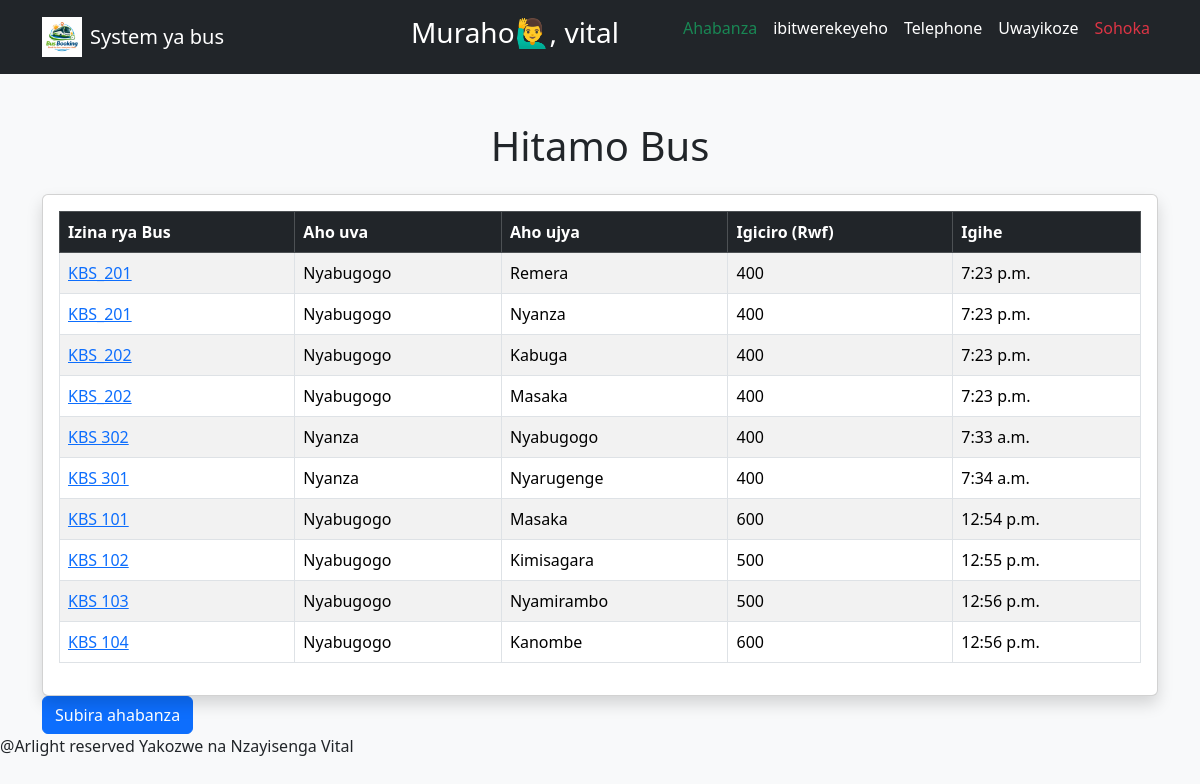
The app's page /getbus/ (signed in) with its own data.
### mybus/models.py (models this page shows, shortened)
class Location(models.Model):
    busname = models.CharField(max_length=100)
    from_location = models.CharField(max_length=100)
    to_location = models.CharField(max_length=100)
    price = models.IntegerField()
    time = models.TimeField()

### mybus/views.py (the view)
# urls.py: path('getbus/', views.getbus, name='getbus'),
def getbus(request):
    your_bus = Location.objects.all()
    return render(request, 'mybus/getBus.html', {'buses':your_bus})

### mybus/templates/mybus/getBus.html (shortened to what this page needs)
{%load static%}
<!DOCTYPE html>
<html lang="en">
<head>
    <link href="https://cdn.jsdelivr.net/npm/bootstrap@5.3.8/dist/css/bootstrap.min.css" rel="stylesheet">
    <link rel="stylesheet" href="{% static 'css/style.css' %}">
</head>
<body class="bg-light">
    <nav class="navbar navbar-expand-lg navbar-dark bg-dark">
        <div class="container">
            <a class="navbar-brand d-flex align-items-center" href="#">
                <img src="{% static 'images/logo.png' %}" width="40" height="40" class="me-2">
                System ya bus
            </a>
            <div class="collapse navbar-collapse" id="navbarNav">
                <ul class="navbar-nav ms-auto">
                    {% if user.is_authenticated %}
                    <li class="nav-item d-flex align-items-center me-5">
                        <span class="nav-link disabled">
                            <h3 style="color: white;">Muraho🙋‍♂️, {{ user.username }}</h3>
                        </span>
                    </li>
                    <li class="nav-item">
                        <a href="{% url 'home'%}" class="nav-link text-success">Ahabanza</a>
                    </li>
                    <li class="nav-item">
                        <a class="nav-link text-white" href="{% url 'about'%}">ibitwerekeyeho</a>
                    </li>
                    <li class="nav-item">
                        <a class="nav-link text-white" href="{% url 'contact'%}">Telephone</a>
                    </li>
                    <li class="nav-item">
                        <a class="nav-link text-white" href="{% url 'designer'%}">Uwayikoze</a>
                    </li>
                    <li class="nav-item">
                        <a class="nav-link text-danger" href="{% url 'logout' %}">Sohoka</a>
                    </li>
                    {% endif %}
                </ul>
            </div>
        </div>
    </nav>
    <div class="container mt-5">
        <h1 class="text-center mb-4">Hitamo Bus</h1>
        <div class="card shadow">
            <div class="card-body">
                <table class="table table-striped table-hover table-bordered align-middle">
                    <thead class="table-dark">
                        <tr>
                            <th>Izina rya Bus</th>
                            <th>Aho uva</th>
                            <th>Aho ujya</th>
                            <th>Igiciro (Rwf)</th>
                            <th>Igihe</th>
                        </tr>
                    </thead>
                    <tbody>
                        {% for bus in buses %}
                        <tr>
                            <td><a href="{%url 'book_bus' bus.id%}">{{ bus.busname }}</a></td>
                            <td>{{ bus.from_location }}</td>
                            <td>{{ bus.to_location }}</td>
                            <td>{{ bus.price }}</td>
                            <td>{{ bus.time }}</td>
                        </tr>
                        {% endfor %}
                    </tbody>
                </table>
            </div>
        </div>
        <a href="{%url 'home'%}"><button class="btn btn-primary">Subira ahabanza</button></a>
    </div>
    <footer>
        <p style="margin-bottom: 5px;">@Arlight reserved Yakozwe na Nzayisenga Vital</p>
    </footer>
</body>
</html>

### records on screen
Location: busname "KBS_201", from_location "Nyabugogo", to_location "Remera", price "400", time "7:23 p.m."
Location: busname "KBS_201", from_location "Nyabugogo", to_location "Nyanza", price "400", time "7:23 p.m."
Location: busname "KBS_202", from_location "Nyabugogo", to_location "Kabuga", price "400", time "7:23 p.m."
Location: busname "KBS_202", from_location "Nyabugogo", to_location "Masaka", price "400", time "7:23 p.m."
Location: busname "KBS 302", from_location "Nyanza", to_location "Nyabugogo", price "400", time "7:33 a.m."
Location: busname "KBS 301", from_location "Nyanza", to_location "Nyarugenge", price "400", time "7:34 a.m."
Location: busname "KBS 101", from_location "Nyabugogo", to_location "Masaka", price "600", time "12:54 p.m."
Location: busname "KBS 102", from_location "Nyabugogo", to_location "Kimisagara", price "500", time "12:55 p.m."
Location: busname "KBS 103", from_location "Nyabugogo", to_location "Nyamirambo", price "500", time "12:56 p.m."
Location: busname "KBS 104", from_location "Nyabugogo", to_location "Kanombe", price "600", time "12:56 p.m."

### other values on screen
{{ user.username }} "vital"
